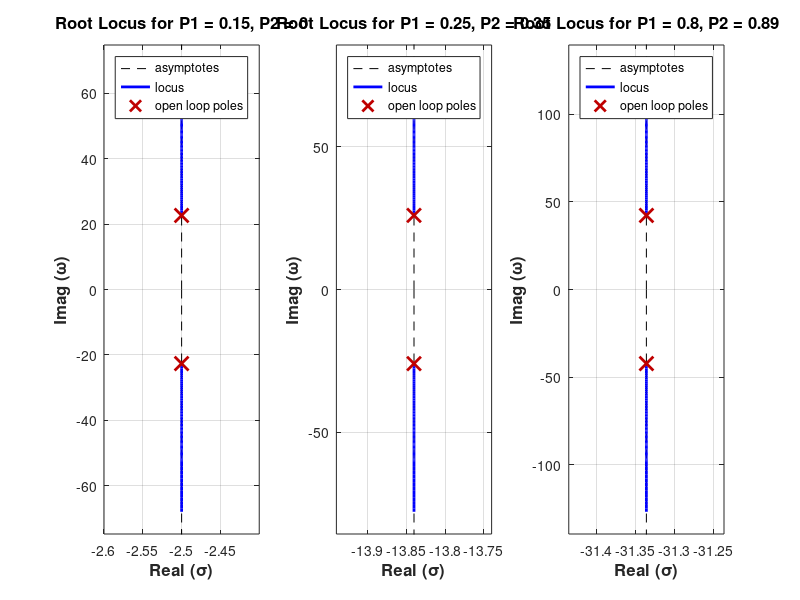

Reproduce this figure in MATLAB.
%% Prelab 5 part b

clear
close all
clc

Ka = 2.4;
Kp = 1.6;
Kt = 0.03;
% Gain Set 1
P1 = 0.15;
P2 = 0;
a2= 0.2;
a1 = 1+180*Ka*Kt*P2;
a0 = 180*Kp*Ka*P1;
Den = conv(1,[a2,a1,a0]);
SYS = tf(a0,Den);
% Gain Set 2
P1 = 0.25;
P2 = 0.35;
a2= 0.2;
a1 = 1+180*Ka*Kt*P2;
a0 = 180*Kp*Ka*P1;
Den = conv(1,[a2,a1,a0]);
SYS2 = tf(a0,Den);
% Gain Set 3
P1 = 0.1;
P2 = 0.5;
a2= 0.2;
a1 = 1+180*Ka*Kt*P2;
a0 = 180*Kp*Ka*P1;
Den = conv(1,[a2,a1,a0]);
SYS3 = tf(a0,Den);

subplot(131)
rlocus(SYS)
title('Root Locus for P1 = 0.15, P2 = 0','FontSize',12,'FontWeight','bold')
xlabel('Real (\sigma)','FontSize',12,'FontWeight','bold')
ylabel('Imag (\omega)','FontSize',12,'FontWeight','bold')
subplot(132)
rlocus(SYS2)
title('Root Locus for P1 = 0.25, P2 = 0.35','FontSize',12,'FontWeight','bold')
xlabel('Real (\sigma)','FontSize',12,'FontWeight','bold')
ylabel('Imag (\omega)','FontSize',12,'FontWeight','bold')
subplot(133)
rlocus(SYS3)
title('Root Locus for P1 = 0.1, P2 = 0.5','FontSize',12,'FontWeight','bold')
xlabel('Real (\sigma)','FontSize',12,'FontWeight','bold')
ylabel('Imag (\omega)','FontSize',12,'FontWeight','bold')


%% Prelab 5 part d

clear
close all
clc

Ka = 2.4;
Kp = 1.6;
Kt = 0.03;
% Gain Set 1
P1 = 0.8;
P2 = 0.89;
a2= 0.2;
a1 = 1+180*Ka*Kt*P2;
a0 = 180*Kp*Ka*P1;
Den = conv(1,[a2,a1,a0]);
SYS = tf(a0,Den);

rlocus(SYS)
title('Root Locus for P1 = 0.8, P2 = 0.89','FontSize',12,'FontWeight','bold')
xlabel('Real (\sigma)','FontSize',12,'FontWeight','bold')
ylabel('Imag (\omega)','FontSize',12,'FontWeight','bold')


